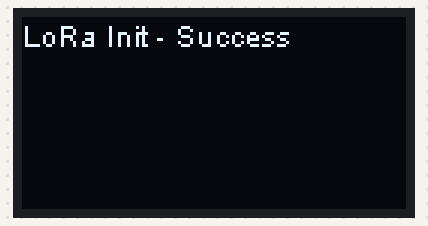
Recording of a sketch running on a simulated ESP32. Shown: 128×64 one-colour display.

Above: at 0.4 s.
At 1.4 s:
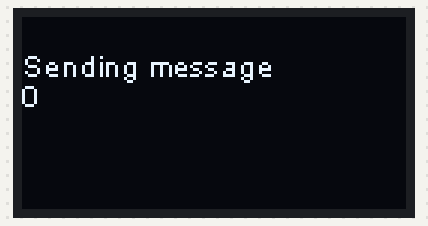
At 9.0 s:
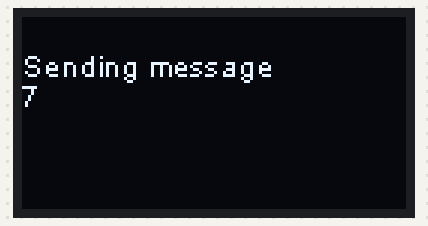
At 19.7 s:
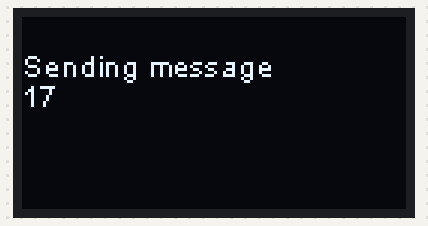
At 28.3 s:
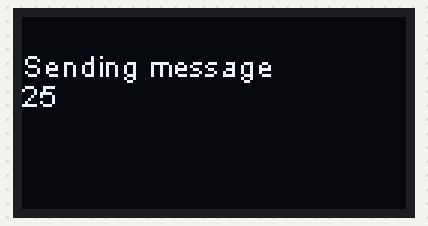
At 38.0 s:
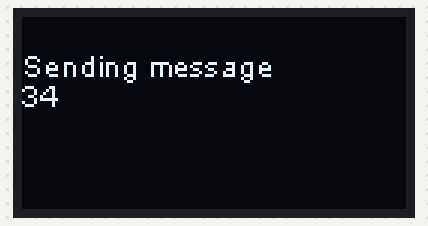

The sketch:

LoRaSender_Example.ino
```cpp
/*
 * This is a simple example show the Heltec.LoRa sended data in OLED.
 */

#include "heltec.h"

#define BAND    915E6  //you can set band here directly,e.g. 868E6,915E6

unsigned int counter = 0;
String rssi = "RSSI --";
String packSize = "--";
String packet ;

void setup()
{
   //WIFI Kit series V1 not support Vext control
  Heltec.begin(true /*DisplayEnable Enable*/, true /*Heltec.Heltec.Heltec.LoRa Disable*/, true /*Serial Enable*/, true /*PABOOST Enable*/, BAND /*long BAND*/);

  Heltec.display->init();
  Heltec.display->clear();
  // Heltec.display->flipScreenVertically();
  Heltec.display->setFont(ArialMT_Plain_10);
  Heltec.display->drawString(0, 0, "LoRa Init - Success");
  Heltec.display->display();
  delay(1000);
}

void loop()
{
  Heltec.display->clear();
  Heltec.display->setTextAlignment(TEXT_ALIGN_LEFT);
  Heltec.display->setFont(ArialMT_Plain_10);
  Heltec.display->drawString(0, 10, "Sending message");
  Heltec.display->drawString(0, 20, String(counter));
  Heltec.display->display();

  // send packet
  LoRa.beginPacket();
  delay(1000);
/*
 * LoRa.setTxPower(txPower,RFOUT_pin);
 * txPower -- 0 ~ 20
 * RFOUT_pin could be RF_PACONFIG_PASELECT_PABOOST or RF_PACONFIG_PASELECT_RFO
 *   - RF_PACONFIG_PASELECT_PABOOST -- LoRa single output via PABOOST, maximum output 20dBm
 *   - RF_PACONFIG_PASELECT_RFO     -- LoRa single output via RFO_HF / RFO_LF, maximum output 14dBm
*/
  LoRa.setTxPower(15,RF_PACONFIG_PASELECT_PABOOST);
  LoRa.print("Message number: ");
  LoRa.print(counter);
  LoRa.endPacket();

  counter++;
}
```

Measured:
- what the display in image 0 shows lasts 1.0 s, from 0.4 s to 1.4 s
- what the display in image 1 shows lasts 1.1 s, from 1.4 s to 2.5 s
